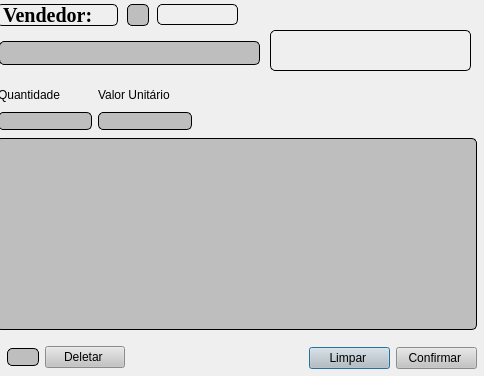
<?xml version="1.0" encoding="UTF-8"?>
<ui version="4.0">
 <class>tela_venda</class>
 <widget class="QDialog" name="tela_venda">
  <property name="geometry">
   <rect>
    <x>0</x>
    <y>0</y>
    <width>484</width>
    <height>376</height>
   </rect>
  </property>
  <property name="windowTitle">
   <string>Dialog</string>
  </property>
  <widget class="QTableWidget" name="tableWidget">
   <property name="geometry">
    <rect>
     <x>-4</x>
     <y>138</y>
     <width>481</width>
     <height>192</height>
    </rect>
   </property>
   <property name="styleSheet">
    <string notr="true">border: 1px solid black; border-radius: 5px; color:black;
background-color:rgb(190, 190, 190)</string>
   </property>
  </widget>
  <widget class="QWidget" name="layoutWidget_2">
   <property name="geometry">
    <rect>
     <x>309</x>
     <y>345</y>
     <width>168</width>
     <height>26</height>
    </rect>
   </property>
   <layout class="QHBoxLayout" name="horizontalLayout_5">
    <item>
     <widget class="QPushButton" name="btn_limpar">
      <property name="styleSheet">
       <string notr="true">background-color:rgb(195, 195, 195);
color:rgb(0, 0, 0)</string>
      </property>
      <property name="text">
       <string>Limpar </string>
      </property>
     </widget>
    </item>
    <item>
     <widget class="QPushButton" name="btn_confirmar">
      <property name="styleSheet">
       <string notr="true">background-color:rgb(195, 195, 195);
color:rgb(0, 0, 0)</string>
      </property>
      <property name="text">
       <string>Confirmar </string>
      </property>
     </widget>
    </item>
   </layout>
  </widget>
  <widget class="QLineEdit" name="lineEdit_codigo">
   <property name="geometry">
    <rect>
     <x>-1</x>
     <y>41</y>
     <width>261</width>
     <height>24</height>
    </rect>
   </property>
   <property name="styleSheet">
    <string notr="true">border: 1px solid black; border-radius: 5px; color:black;
background-color:rgb(190, 190, 190)</string>
   </property>
  </widget>
  <widget class="QLabel" name="label_funcionario">
   <property name="geometry">
    <rect>
     <x>157</x>
     <y>4</y>
     <width>81</width>
     <height>21</height>
    </rect>
   </property>
   <property name="font">
    <font>
     <pointsize>12</pointsize>
     <bold>true</bold>
    </font>
   </property>
   <property name="styleSheet">
    <string notr="true">border: 1px solid black; border-radius: 5px; color:black;
</string>
   </property>
   <property name="text">
    <string/>
   </property>
  </widget>
  <widget class="QWidget" name="layoutWidget">
   <property name="geometry">
    <rect>
     <x>7</x>
     <y>344</y>
     <width>118</width>
     <height>26</height>
    </rect>
   </property>
   <layout class="QHBoxLayout" name="horizontalLayout">
    <item>
     <widget class="QLineEdit" name="lineEdit_delete">
      <property name="styleSheet">
       <string notr="true">border: 1px solid black; border-radius: 5px; color:black;
background-color:rgb(190, 190, 190)</string>
      </property>
     </widget>
    </item>
    <item>
     <widget class="QPushButton" name="btn_delete">
      <property name="styleSheet">
       <string notr="true">background-color:rgb(195, 195, 195);
color:rgb(0, 0, 0)</string>
      </property>
      <property name="text">
       <string>Deletar </string>
      </property>
     </widget>
    </item>
   </layout>
  </widget>
  <widget class="QLineEdit" name="lineEdit_funcionario">
   <property name="geometry">
    <rect>
     <x>127</x>
     <y>4</y>
     <width>22</width>
     <height>22</height>
    </rect>
   </property>
   <property name="font">
    <font>
     <family>Georgia</family>
     <bold>true</bold>
    </font>
   </property>
   <property name="styleSheet">
    <string notr="true">border: 1px solid black; border-radius: 5px; color:black;
background-color:rgb(190, 190, 190)</string>
   </property>
   <property name="alignment">
    <set>Qt::AlignmentFlag::AlignCenter</set>
   </property>
  </widget>
  <widget class="QLabel" name="label_2">
   <property name="geometry">
    <rect>
     <x>-3</x>
     <y>4</y>
     <width>121</width>
     <height>22</height>
    </rect>
   </property>
   <property name="font">
    <font>
     <family>Georgia</family>
     <pointsize>15</pointsize>
     <bold>true</bold>
    </font>
   </property>
   <property name="styleSheet">
    <string notr="true">border: 1px solid black; border-radius: 5px; color:black;
</string>
   </property>
   <property name="text">
    <string>Vendedor:</string>
   </property>
  </widget>
  <widget class="QWidget" name="layoutWidget_3">
   <property name="geometry">
    <rect>
     <x>-2</x>
     <y>84</y>
     <width>194</width>
     <height>46</height>
    </rect>
   </property>
   <layout class="QHBoxLayout" name="horizontalLayout_2">
    <item>
     <layout class="QVBoxLayout" name="verticalLayout_2">
      <item>
       <widget class="QLabel" name="label_4">
        <property name="styleSheet">
         <string notr="true">color:rgb(0,0,0)</string>
        </property>
        <property name="text">
         <string>Quantidade</string>
        </property>
       </widget>
      </item>
      <item>
       <widget class="QLineEdit" name="lineEdit_qtd">
        <property name="styleSheet">
         <string notr="true">border: 1px solid black; border-radius: 5px; color:black;
background-color:rgb(190, 190, 190)</string>
        </property>
        <property name="text">
         <string/>
        </property>
        <property name="alignment">
         <set>Qt::AlignmentFlag::AlignCenter</set>
        </property>
       </widget>
      </item>
     </layout>
    </item>
    <item>
     <layout class="QVBoxLayout" name="verticalLayout">
      <item>
       <widget class="QLabel" name="label_5">
        <property name="styleSheet">
         <string notr="true">color:rgb(0,0,0)</string>
        </property>
        <property name="text">
         <string>Valor Unitário</string>
        </property>
       </widget>
      </item>
      <item>
       <widget class="QLineEdit" name="lineEdit_valor_un">
        <property name="styleSheet">
         <string notr="true">border: 1px solid black; border-radius: 5px; color:black;
background-color:rgb(190, 190, 190)</string>
        </property>
        <property name="text">
         <string/>
        </property>
        <property name="alignment">
         <set>Qt::AlignmentFlag::AlignCenter</set>
        </property>
       </widget>
      </item>
     </layout>
    </item>
   </layout>
  </widget>
  <widget class="QLabel" name="label_produto">
   <property name="geometry">
    <rect>
     <x>270</x>
     <y>30</y>
     <width>201</width>
     <height>41</height>
    </rect>
   </property>
   <property name="font">
    <font>
     <pointsize>21</pointsize>
    </font>
   </property>
   <property name="styleSheet">
    <string notr="true">border: 1px solid black; border-radius: 5px; color:black;
</string>
   </property>
   <property name="text">
    <string/>
   </property>
   <property name="alignment">
    <set>Qt::AlignmentFlag::AlignRight|Qt::AlignmentFlag::AlignTrailing|Qt::AlignmentFlag::AlignVCenter</set>
   </property>
  </widget>
 </widget>
 <resources/>
 <connections/>
</ui>
